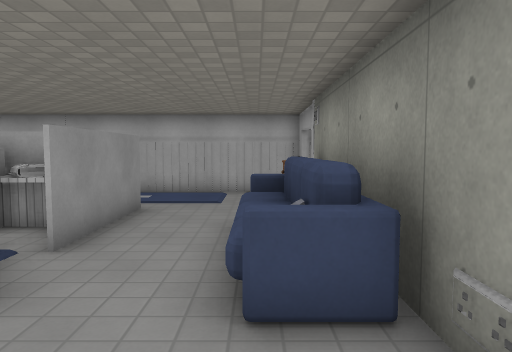
[1] (above)

22 first-person views from a walk through a 3-D level made in the Godot game engine. The camera is 1.4 m above the floor, tilts 4° down and sees 70° across. The floor is counted in squares, 1 m on a side. Each view is taken from the middle of a square. On the plan, view 1 faces up. The plan holds only what a view shows up to about 16 squares ahead; the rest is blank. Door leaves are left out where a doorway can be walked through. Surface patterns are stand-ins for the level's own textures.

[2]
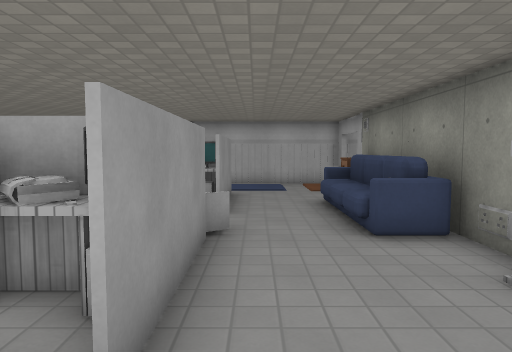

[3]
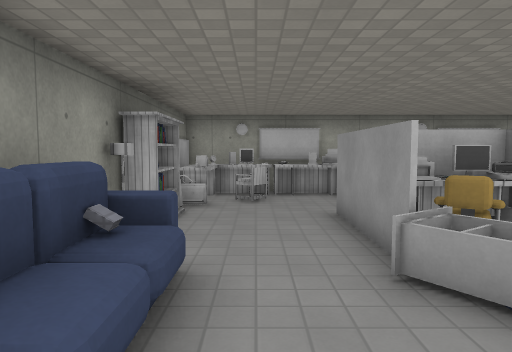

[4]
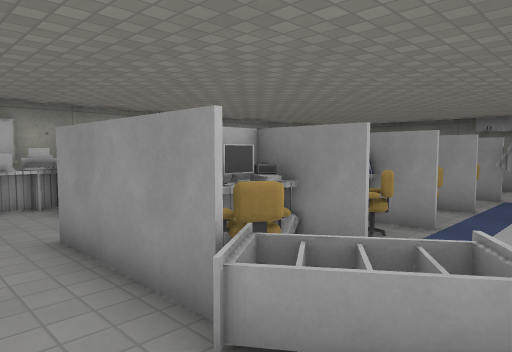

[5]
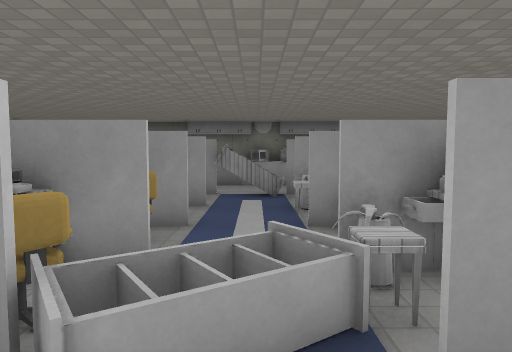

[6]
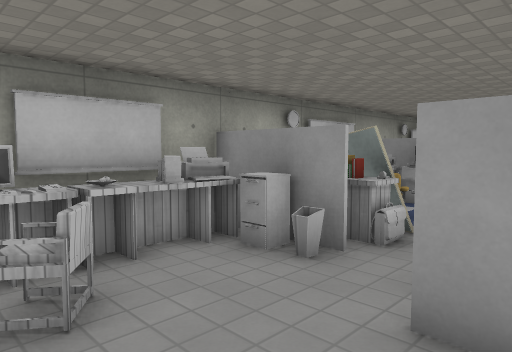

[7]
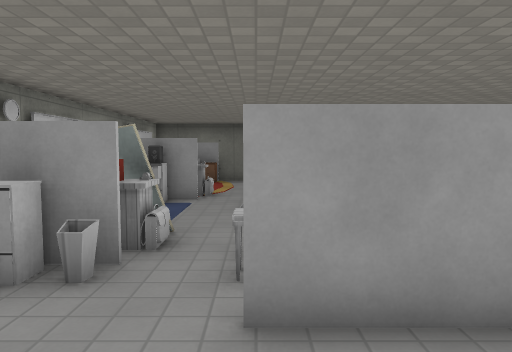

[8]
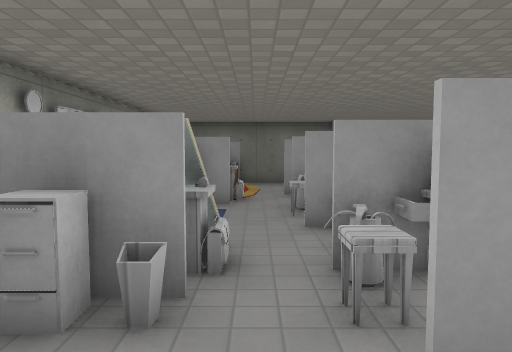

[9]
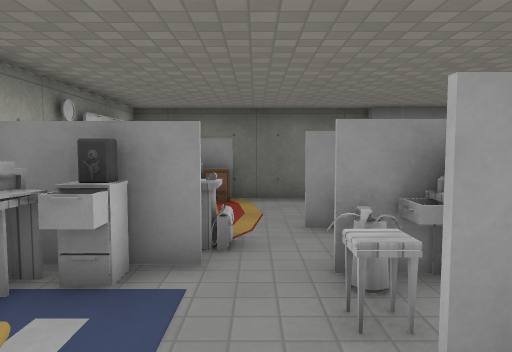

[10]
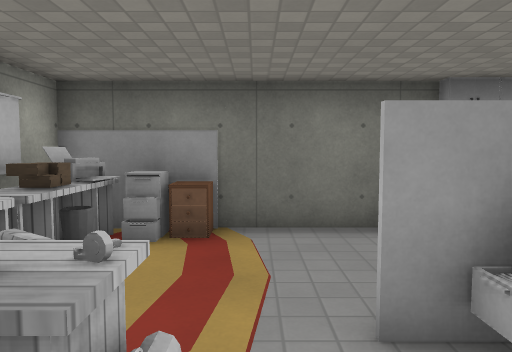

[11]
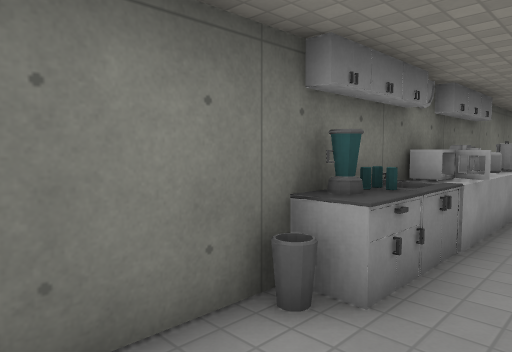

[12]
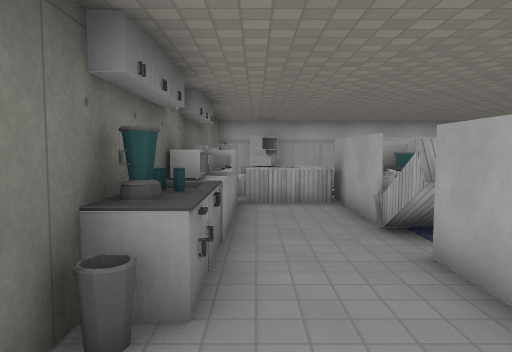

[13]
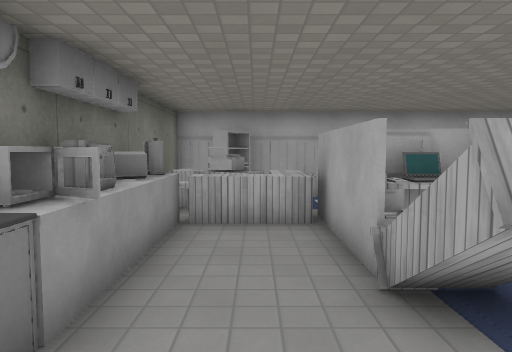

[14]
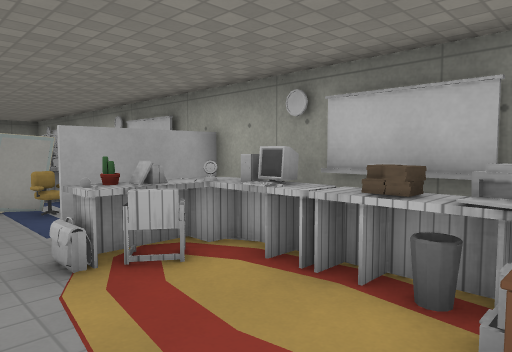

[15]
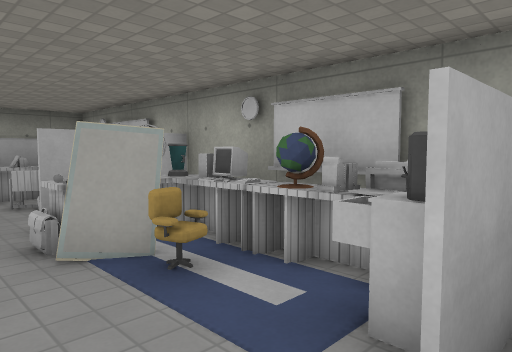

[16]
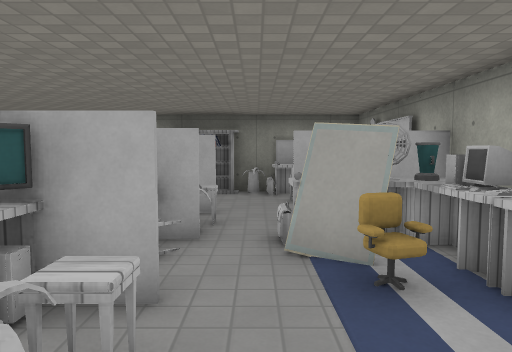

[17]
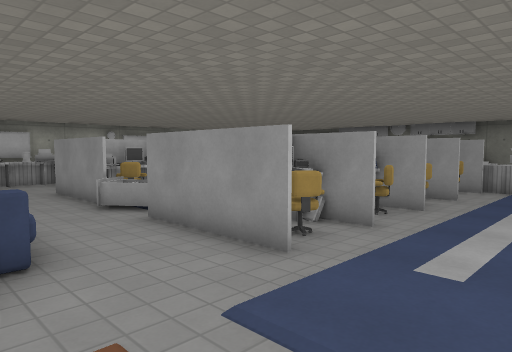

[18]
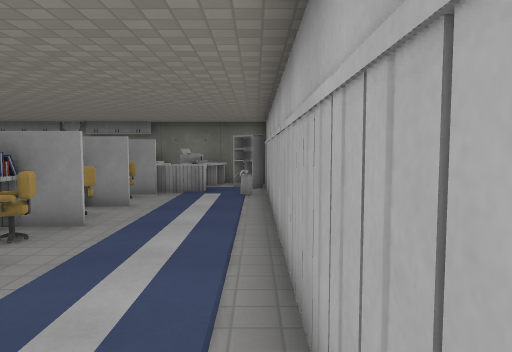

[19]
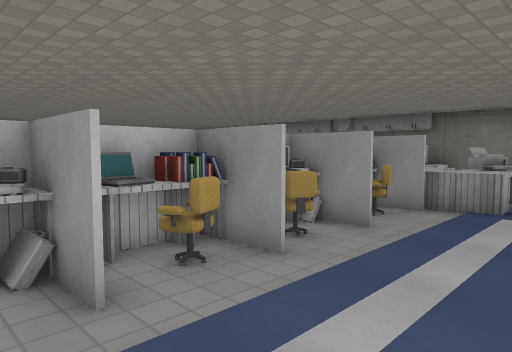

[20]
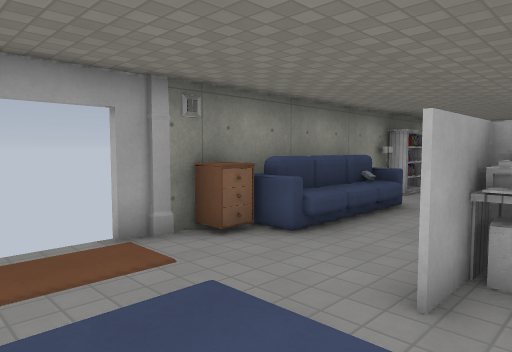

[21]
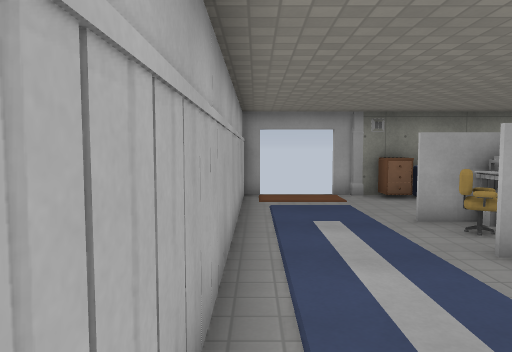

[22]
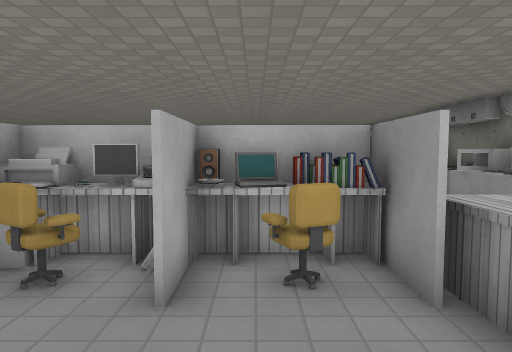

### Floor plan
Points are (right, up) in squares from view 1. A wall is a line through its corners. A room is listed if a view was taken in it or the views show most of it. See-through windows are left out.
Room 1 (views 1, 2, 3, 4, 5, 6, 7, 8, 9, 10, 11, 12, 13, 14, 15, 16, 17, 18, 19, 20, 21, 22)
walls: (-10.1, 2.8) (-10.1, 1.9); (-7.7, 5.5) (-7.7, 4.9); (-5.2, 2.8) (-5.2, 1.5); (-7.7, -0.5) (-7.7, -1.1) (-7.7, -0.5); (-2.8, 2.8) (-2.8, 1.4); (-12.6, -0.1) (-12.6, -1.1); (-2.8, 5.6) (-2.8, 4.9); (-2.8, -0.4) (-2.8, -1.1); (-2.9, -1.1) (-2.9, -0.6); (-2.9, 7.5) (-2.9, 8.9); (-2.8, 8.9) (-2.8, 7.4); (-16.4, 5.4) (-16.4, -5.5) (1.4, -5.5); (1.4, 1.5) (1.4, 2.6); (-12.4, 12.4) (-13.5, 12.4); (1.4, 8.4) (1.4, 9.6); (1.4, -3.5) (1.4, -2.5); (-15.5, 12.4) (-16.4, 12.4) (-16.4, 7.4); (1.4, 11.9) (1.4, 12.4) (-10.9, 12.4)
low walls: (-4.4, 4.2) (-3.3, 2.6); (-3.5, 4.5) (-2.5, 3.1) (-3.5, 2.4); (-3.2, 3.8) (-3.9, 3.3); (-2.9, 3.4) (-3.7, 2.9)
ways out: open door at (2, 11)
objects: other object (-16, -4); drawers (-16, -3); bin (-16, 1); cupboard (-16, 2); other object (-16, 3); microwave (-16, 4); machine (-16, 5); kettle (-16, 6); toaster (-16, 7); other object (-16, 8); other object (-16, 9) to (-15, 9); desk (-16, 10) to (-16, 11); printer (-15, -5); bin (-15, -4); other object (-15, 1); desk (-15, 8) to (-13, 10); printer (-15, 10) to (-14, 10); other object (-15, 11) to (-14, 12); whiteboard (-14, -5) to (-13, -5); desk (-14, -4); desk (-14, 9); desk (-13, -5) to (-11, -4); bookshelf (-13, 3) to (-12, 5); other object (-13, 6); books (-13, 7); fan (-12, -4); chair (-12, -3); other object (-12, 2) to (-11, 2); laptop (-12, 6); painting (-12, 7); books (-12, 8); other object (-12, 12); plant (-11, -3); laptop (-11, 7); chair (-11, 8); printer (-10, -5) to (-9, -4); other object (-10, -1); other object (-10, 0); other object (-10, 5); speaker (-10, 7); projector (-10, 8); whiteboard (-9, -5) to (-7, -5); stool (-9, -1); desk (-9, 0); other object (-9, 2) to (-8, 2); stool (-9, 5); desk (-9, 7); chair (-9, 8) to (-8, 8); desk (-8, -4); monitor (-8, 0); printer (-8, 7); desk (-7, -5) to (-5, -4); chair (-7, -3); chair (-7, 2); chair (-7, 8) to (-6, 8); fan (-6, -4) to (-5, -4); painting (-6, -3); laptop (-6, 7); books (-5, -3); other object (-5, -1); other object (-5, 0); projector (-5, 1); other object (-5, 5); desk (-5, 7); projector (-5, 8); printer (-4, -5) to (-3, -4); bin (-4, -3); stool (-4, -1); desk (-4, 0); desk (-4, 1); chair (-4, 2); stool (-4, 5); desk (-4, 6); chair (-4, 8); whiteboard (-3, -5) to (-2, -5); monitor (-3, 0); printer (-3, 1); monitor (-3, 6); printer (-3, 7); desk (-2, -4); other object (-2, 0); desk (-1, -5) to (1, -3); chair (-1, -4) to (-1, -3); other object (0, -4); sofa (0, 3) to (1, 7); other object (1, -2); books (1, -1) to (1, 0); lamp (1, 1); drawers (1, 8); carpet (1, 10)

Where each view was taken, in squares from view 1:
view 1: 0 up, 0 right, facing up
view 2: 3 down, 2 left, facing up
view 3: 7 up, 1 left, facing down
view 4: 5 up, 1 left, facing down-left
view 5: 4 up, 1 left, facing left
view 6: 0 up, 0 right, facing down-left
view 7: 1 down, 0 right, facing left
view 8: 2 down, 1 left, facing left
view 9: 2 down, 6 left, facing left
view 10: 2 down, 10 left, facing left
view 11: 2 down, 14 left, facing up-left
view 12: 2 down, 15 left, facing up
view 13: 1 up, 14 left, facing up
view 14: 1 down, 16 left, facing down-right
view 15: 1 down, 11 left, facing down-right
view 16: 2 down, 11 left, facing right
view 17: 12 up, 1 right, facing down-left
view 18: 12 up, 1 left, facing left
view 19: 12 up, 4 left, facing down-left
view 20: 12 up, 4 left, facing down-right
view 21: 12 up, 10 left, facing right
view 22: 12 up, 11 left, facing down
